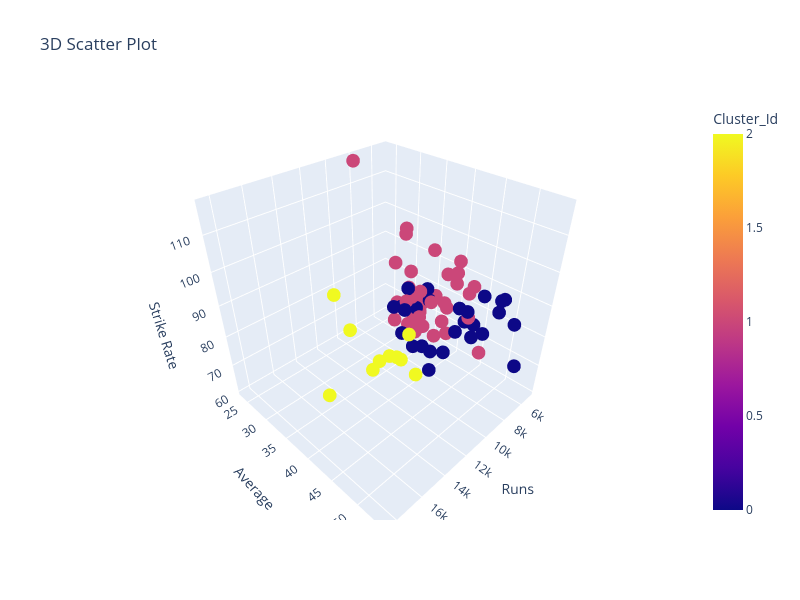

The notebook cell saved with this chart:
### Code cell
fig = px.scatter_3d(df , x='Runs',y='Ave',z = 'SR',color='Cluster_Id',hover_name='Player',title='3D Scatter Plot')
fig.update_layout(scene=dict(xaxis_title='Runs',yaxis_title='Average',zaxis_title='Strike Rate'),width=800,height=600)
fig.show()

### Figure 1 — Plotly figure (JSON) as saved in the notebook; plotly's stock layout.template omitted (floating-point values rounded to 4 significant figures)
{"data": [{"hovertemplate": "<b>%{hovertext}</b><br><br>Runs=%{x}<br>Ave=%{y}<br>SR=%{z}<br>Cluster_Id=%{marker.color}<extra></extra>", "hovertext": ["SR Tendulkar (INDIA)", "KC Sangakkara (Asia/ICC/SL)", "RT Ponting (AUS/ICC)", "ST Jayasuriya (Asia/SL)", "DPMD Jayawardene (Asia/SL)", "Inzamam-ul-Haq (Asia/PAK)", "JH Kallis (Afr/ICC/SA)", "SC Ganguly (Asia/INDIA)", "R Dravid (Asia/ICC/INDIA)", "BC Lara (ICC/WI)", "TM Dilshan (SL)", "Mohammad Yousuf (Asia/PAK)", "AC Gilchrist (AUS/ICC)", "MS Dhoni (Asia/INDIA)", "M Azharuddin (INDIA)", "AB de Villiers (Afr/SA)", "PA de Silva (SL)", "CH Gayle (ICC/WI)", "Saeed Anwar (PAK)", "S Chanderpaul (WI)", "Yuvraj Singh (Asia/INDIA)", "DL Haynes (WI)", "MS Atapattu (SL)", "ME Waugh (AUS)", "V Sehwag (Asia/ICC/INDIA)", "V Kohli (INDIA)", "HH Gibbs (SA)", "Shahid Afridi (Asia/ICC/PAK)", "SP Fleming (ICC/NZ)", "MJ Clarke (AUS)", "SR Waugh (AUS)", "A Ranatunga (SL)", "Javed Miandad (PAK)", "Younis Khan (PAK)", "HM Amla (SA)", "Saleem Malik (PAK)", "NJ Astle (NZ)", "GC Smith (Afr/SA)", "MG Bevan (AUS)", "G Kirsten (SA)", "A Flower (ZIM)", "Shoaib Malik (PAK)", "IVA Richards (WI)", "GW Flower (ZIM)", "Ijaz Ahmed (PAK)", "AR Border (AUS)", "LRPL Taylor (NZ)", "RB Richardson (WI)", "WU Tharanga (Asia/SL)", "ML Hayden (AUS/ICC)", "BB McCullum (NZ)", "DM Jones (AUS)", "DC Boon (AUS)", "JN Rhodes (SA)", "Mohammad Hafeez (PAK)", "Rameez Raja (PAK)", "RR Sarwan (WI)", "EJG Morgan (ENG/IRE)", "CL Hooper (WI)", "SR Watson (AUS)", "Tamim Iqbal (BDESH)", "SK Raina (INDIA)", "WJ Cronje (SA)", "MJ Guptill (NZ)", "MEK Hussey (AUS)", "RG Sharma (INDIA)", "IR Bell (ENG)", "A Jadeja (INDIA)", "DR Martyn (AUS)", "BRM Taylor (ZIM)", "G Gambhir (INDIA)", "ADR Campbell (ZIM)", "MN Samuels (WI)", "RS Mahanama (SL)", "CG Greenidge (WI)", "Misbah-ul-Haq (PAK)", "PD Collingwood (ENG)", "A Symonds (AUS)", "Abdul Razzaq (Asia/PAK)"], "legendgroup": "", "marker": {"color": [2, 2, 2, 2, 2, 2, 2, 2, 2, 2, 0, 0, 1, 0, 0, 0, 0, 1, 1, 0, 0, 0, 0, 1, 1, 0, 1, 1, 1, 0, 0, 0, 0, 1, 0, 1, 1, 1, 0, 1, 1, 1, 0, 1, 1, 1, 0, 1, 1, 1, 1, 0, 1, 0, 1, 1, 0, 1, 0, 1, 1, 1, 1, 1, 0, 1, 1, 1, 0, 1, 1, 1, 1, 1, 1, 0, 1, 1, 1], "coloraxis": "coloraxis", "symbol": "circle"}, "mode": "markers", "name": "", "scene": "scene", "showlegend": false, "type": "scatter3d", "x": [18426, 14234, 13704, 13430, 12650, 11739, 11579, 11363, 10889, 10405, 10290, 9720, 9619, 9496, 9378, 9319, 9284, 9221, 8824, 8778, 8701, 8648, 8529, 8500, 8273, 8146, 8094, 8064, 8037, 7981, 7569, 7456, 7381, 7249, 7186, 7170, 7090, 6989, 6912, 6798, 6786, 6765, 6721, 6571, 6564, 6524, 6486, 6248, 6140, 6133, 6083, 6068, 5964, 5935, 5876, 5841, 5804, 5772, 5761, 5757, 5743, 5568, 5565, 5500, 5442, 5435, 5416, 5359, 5346, 5258, 5238, 5185, 5180, 5162, 5134, 5122, 5092, 5088, 5080], "y": [44.83, 41.98, 42.03, 32.36, 33.37, 39.52, 44.36, 41.02, 39.16, 40.48, 39.27, 41.71, 35.89, 51.32, 36.92, 53.55, 34.9, 37.33, 39.21, 41.6, 36.55, 41.37, 37.57, 39.35, 35.05, 53.94, 36.13, 23.57, 32.4, 44.58, 32.9, 35.84, 41.7, 31.24, 50.25, 32.88, 34.92, 37.98, 53.58, 40.95, 35.34, 35.23, 47.0, 33.52, 32.33, 30.62, 44.12, 33.41, 34.3, 43.8, 30.41, 44.61, 37.04, 35.11, 33.01, 32.09, 42.67, 38.73, 35.34, 40.54, 34.38, 35.46, 38.64, 43.3, 48.15, 42.46, 37.87, 37.47, 40.8, 34.82, 39.68, 30.5, 34.3, 29.49, 45.03, 43.4, 35.36, 39.75, 29.7], "z": [86.23, 78.86, 80.39, 91.2, 78.96, 74.24, 72.89, 73.7, 71.24, 79.51, 86.23, 75.1, 96.94, 88.69, 74.02, 100.2, 81.13, 85.11, 80.67, 70.74, 87.67, 63.09, 67.72, 76.9, 104.3, 90.99, 83.26, 117.0, 71.49, 78.98, 75.91, 77.9, 67.01, 75.29, 89.05, 76.41, 72.64, 80.81, 74.16, 72.04, 74.59, 81.72, 90.2, 67.58, 80.3, 71.42, 82.03, 63.74, 75.03, 78.96, 96.37, 72.56, 65.13, 80.9, 75.58, 63.31, 75.74, 88.62, 76.63, 90.44, 78.31, 93.76, 76.47, 87.73, 87.16, 84.56, 77.16, 69.8, 77.73, 74.47, 85.25, 66.18, 76.24, 60.57, 64.92, 73.75, 76.98, 92.44, 81.25]}], "layout": {"coloraxis": {"colorbar": {"title": {"text": "Cluster_Id"}}, "colorscale": [[0, "#0d0887"], [0.1111, "#46039f"], [0.2222, "#7201a8"], [0.3333, "#9c179e"], [0.4444, "#bd3786"], [0.5556, "#d8576b"], [0.6667, "#ed7953"], [0.7778, "#fb9f3a"], [0.8889, "#fdca26"], [1, "#f0f921"]]}, "height": 600, "legend": {"tracegroupgap": 0}, "scene": {"domain": {"x": [0, 1], "y": [0, 1]}, "xaxis": {"title": {"text": "Runs"}}, "yaxis": {"title": {"text": "Average"}}, "zaxis": {"title": {"text": "Strike Rate"}}}, "title": {"text": "3D Scatter Plot"}, "width": 800}}
